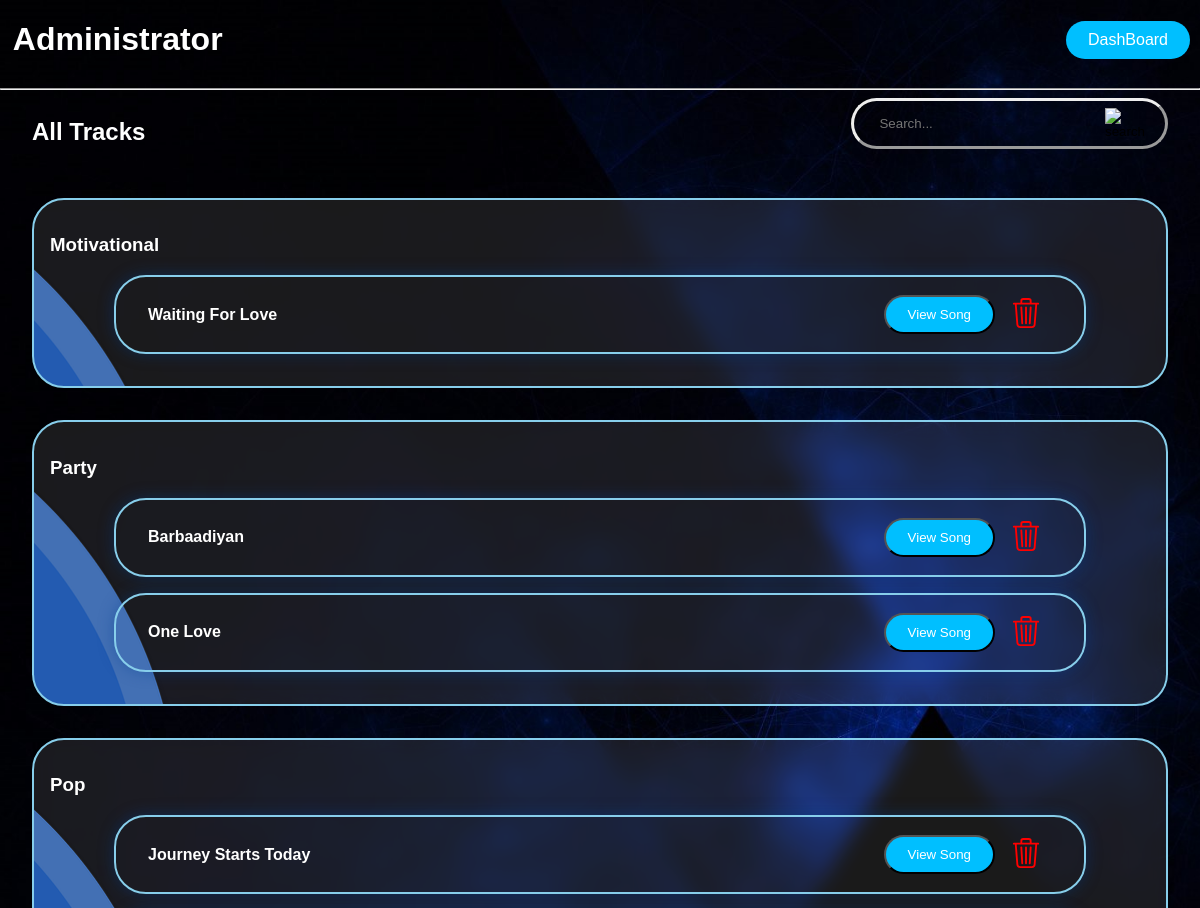
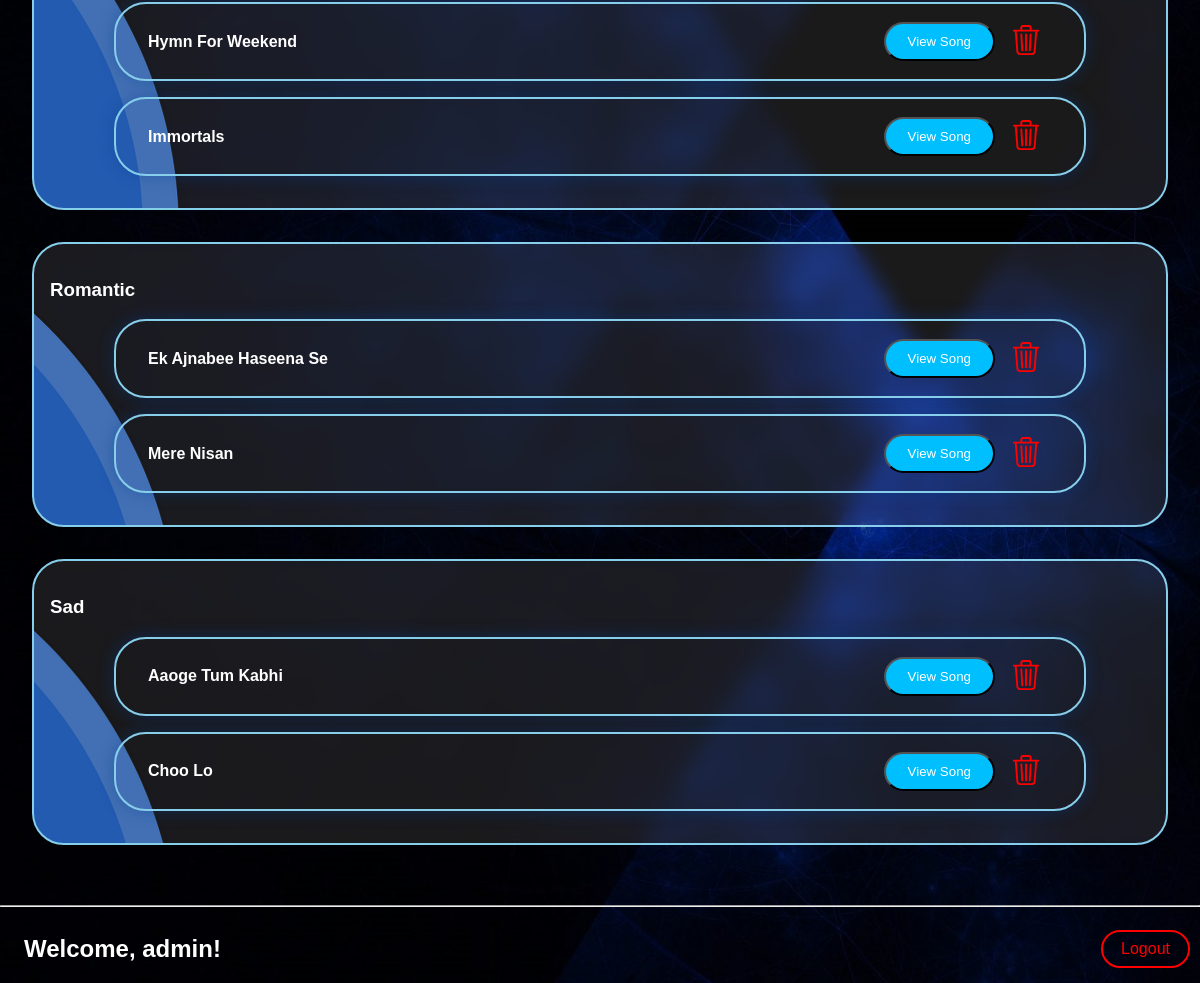
The app's page /admin_tracks (signed in) with its own data (2 pictures, top to bottom).
### tables this page shows
CREATE TABLE "song" (
	"sid"	INTEGER,
	"title"	text,
	"singer"	text,
	"date"	text,
	"lyrics"	text,
	"duration"	number,
	"genre"	text,
	"uploader"	text,
	PRIMARY KEY("sid" AUTOINCREMENT)
);

### app.py (the view)
@app.route('/admin_tracks', methods=['GET'])
def admin_tracks():
    con= get_db_connection()
    cur=con.cursor()
    cur.execute("select genre, count(*) from song group by genre")
    gen=cur.fetchall()
    cur.execute("select title, genre from song")
    song_nm=cur.fetchall()
    con.close()
    return render_template('admin_tracks.html', genre=gen, songs=song_nm, nm=session.get('name'))

### model.py (called while the page is built)
def get_db_connection():
    conn = sqlite3.connect('database.db')
    conn.row_factory = sqlite3.Row
    return conn

### templates/admin_tracks.html (shortened to what this page needs)
<!DOCTYPE html>
<html lang="en">
<head>
    <link rel="stylesheet" href="{{ url_for('static', filename='style.css') }}">
</head>
<body>
    <header>
        <h1>Administrator</h1>
        <div class="button">
            <a id="button1" onclick="goBack()">DashBoard</a>
        </div>
    </header>
    <hr>
    <div class="admin_tracks">
        <div class="row1">
            <h2>All Tracks</h2>
            <div class="sbox" >
                <form action="/app/search" method="post" autocomplete="off">
                    <input type="text" title="search" name="search" placeholder="Search..." required>
                    <button type="submit"><img src="{{ url_for('static', filename='search.svg') }}" alt="search"></button>
                </form>
            </div>
        </div>
    {% for gen in genre %}
    <div class="carddesign row">
        <h3>{{ gen[0] }}</h3>
        {% for song in songs %}
            {% if song.genre == gen[0]%}
                <div class="item" style="padding: 0.5em 2em;">
                    <h4>{{song[0]}}</h4>
                    <form action="/app/{{song[0]}}" method="post"><button id="button1" >View Song</button></form>
                    <form action="{{ url_for('delete_track', sng=song[0]) }}" method="POST"><button type="submit" style="background: none;border:none;cursor: pointer;margin-right: 5px;"><img src="{{url_for('static', filename='delete.svg')}}" alt="del"></button></form>
                </div>
            {% endif %}
        {% endfor %}
    </div>
    {% endfor %}
    <hr style="margin-top: 5%;">
    <header>
        <h2 style="margin-left: 1em;">Welcome, {{ nm }}!</h2>
        <a id="button2" href="{{ url_for('logout') }}" style="color: var(--danger);border: 2px solid var(--danger);">Logout</a>
    </header>
</body>
</html>

### static/style.css (style rules this page uses)
:root { --back-color:#121B25; --button-text-color:skyblue; --button-color:deepskyblue; --text-color:white; --danger:red; }
body { background-image: url(background.jpg); background-repeat: no-repeat; background-position: center; background-size: cover; font-family: Arial, sans-serif; min-height: 100vh; margin: 0; padding:0; }
h3,p,h1, h1 a,h2,h4,label { color: var(--text-color); }
.sbox { display:flex; border-radius: 2rem; border-style: outset; align-items: center; justify-content: space-between; width: auto; height: 45px; }
.sbox input { color: var(--text-color); padding: 0.94em; text-align: left; width: 100%; background: none; margin-left:1em; border: none; }
.sbox form { display: contents; }
.sbox button { background: none; border:none; border:none; cursor: pointer; padding: 1.5em; }
.carddesign { background: url(cardpattern.png) rgba(255, 255, 255,0.1); background-position: -51em -7em; background-repeat: no-repeat; backdrop-filter: blur(10px); }
#button1 { background-color: var(--button-color); color: var(--text-color); padding: 10px 22px; cursor: pointer; margin: 10px; border-radius: 2em; text-decoration: none; }
#button2 { color: var(--button-text-color); background: none; padding: 8px 18px; cursor: pointer; margin: 10px; border-radius: 2em; border: 2px solid var(--button-color); text-decoration: none; }
header { display: flex; align-items: center; justify-content: space-between; }
h1 { padding: 0 0.4em; }
.button { display: flex; align-items: center; justify-content: center; }
.admin_tracks .row1 { display: flex; justify-content: space-between; margin: 0 2em; }
.admin_tracks .row { border: 2px solid var(--button-text-color); border-radius: 2em; margin: 2em; padding: 1em; align-items: center; }
.admin_tracks .row .item { display: flex; color: var(--text-color); align-items: center; margin: 1em 4em; padding: 1.5em 2em; justify-content: space-between; box-shadow: 0 0 1em rgba(3, 62, 145, 0.4); border: 2px solid var(--button-text-color); border-radius: 2em; }
.admin_tracks .row .item h4 { margin:0 auto 0 0; }

### records on screen
song: title "Waiting For Love"
song: title "Barbaadiyan"
song: title "One Love"
song: title "Journey Starts Today"
song: title "Hymn For Weekend"
song: title "Immortals"
song: title "Ek Ajnabee Haseena Se"
song: title "Mere Nisan"
song: title "Aaoge Tum Kabhi"
song: title "Choo Lo"

### other values on screen
{{ gen[0] }} "Motivational" "Party" "Pop" "Romantic" "Sad"
{{ nm }} "admin"
